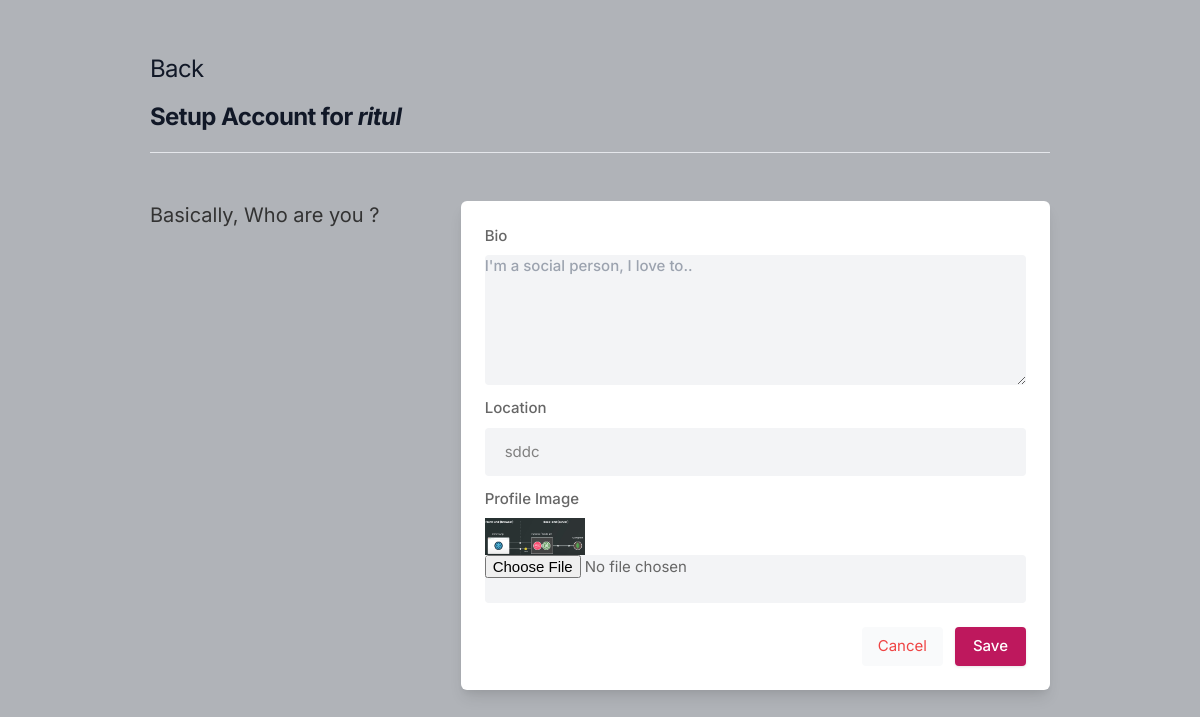
Screenshot of /settings (signed in) with the database file from the repository.
### core/models.py (models this page shows, shortened)
class Profile(models.Model):
    user = models.ForeignKey(User, on_delete=models.CASCADE)
    id_user = models.IntegerField()
    bio = models.TextField(blank=True)
    profileimg = models.ImageField(upload_to='profile_images', default='blank-profile-picture.png')
    location = models.CharField(max_length=100, blank=True)

### core/views.py (the view, shortened to what this page needs)
# urls.py: path('settings', views.settings, name='settings'),
@login_required(login_url='signin')
def settings(request):
    user_profile = Profile.objects.get(user=request.user)
    return render(request, 'setting.html', {'user_profile': user_profile})

### templates/setting.html (shortened to what this page needs)
{% load static %}
<!DOCTYPE html>
<html lang="en">
<head>
    <link rel="stylesheet" href="{% static 'assets/css/icons.css' %}">
    <link rel="stylesheet" href="{% static 'assets/css/uikit.css' %}">
    <link rel="stylesheet" href="{% static 'assets/css/style.css' %}">
    <link rel="stylesheet" href="{% static 'assets/css/tailwind.css' %}">
</head>
<body>
            <div class="container m-auto">
                <h1 class="text-2xl leading-none text-gray-900 tracking-tight mt-3"><a href="/">Back </a><br> <br>  <b>Setup Account for <i>{{user.username}}</i></b> </h1>
                <br>
                <hr>
                <div class="grid lg:grid-cols-3 mt-12 gap-8">
                    <div>
                        <h3 class="text-xl mb-2">Basically, Who are you ? </h3>
                    </div>
                    <div class="bg-white rounded-md lg:shadow-lg shadow col-span-2">
                    <form action="" method="POST" enctype="multipart/form-data">
                       <div class="grid grid-cols-2 gap-3 lg:p-6 p-4">
                            <div class="col-span-2">
                                <label for="about">Bio</label>
                                <textarea id="about" name="bio" rows="3"  placeholder="I'm a social person, I love to.." class="shadow-none bg-gray-100">{{user_profile.bio}}</textarea>
                            </div>
                            <div class="col-span-2">
                                <label for=""> Location</label>
                                <input type="text" name="location"placeholder="Where do you put up?" value="{{user_profile.location}}" class="shadow-none bg-gray-100">
                            </div>
                            <div class="col-span-2">
                                <label for=""> Profile Image</label>
                                <img width="100" height="100" src="{{user_profile.profileimg.url}}" />
                                <input type="file" name="image" value="" class="shadow-none bg-gray-100">
                            </div>
                       </div>
                       <div class="bg-gray-10 p-6 pt-0 flex justify-end space-x-3">
                           <button class="p-2 px-4 rounded bg-gray-50 text-red-500"> <a href="/">Cancel</a> </button>
                           <button type="submit" class="button bg-blue-700"> Save </button>
                       </div>
                    </form>
                    </div>
    </div>
</body>
</html>

### static/assets/css/style.css (style rules this page uses)
body { background-color: #B0B3B8!important; }
button { vertical-align: middle; }
span.button, button.button { background-color: #be185d; top: 0; color: #fff; position: relative; padding: 8px 18px; line-height: 22px; position: relative; font-weight: 500; font-size: 15px; display: inline-block; -webkit-transition: all 0.2s ease-in-out; transition: all 0.2s ease-in-out; cursor: pointer; overflow: hidden; border: none; border-radius: 4px; -webkit-box-shadow: 0 1px 3px rgba(0, 0, 0, 0.1); box-shadow: 0 1px 3px rgba(0, 0, 0, 0.1); }
input { height: 48px; line-height: 48px; padding: 0 20px; outline: none; font-size: 15px; color: #808080; max-width: 100%; width: 100%; -webkit-box-sizing: border-box; box-sizing: border-box; display: block; font-weight: 400; opacity: 1; border-radius: 4px; border: none; -webkit-box-shadow: 0 1px 4px 0px rgba(0, 0, 0, 0.12); box-shadow: 0 1px 4px 0px rgba(0, 0, 0, 0.12); }
input[type="text"], input[type="password"], input[type="email"], input[type="number"] { height: 48px; line-height: 48px; padding: 0 20px; outline: none; font-size: 15px; color: #808080; max-width: 100%; width: 100%; -webkit-box-sizing: border-box; box-sizing: border-box; display: block; font-weight: 400; opacity: 1; border-radius: 4px; border: none; -webkit-box-shadow: 0 1px 4px 0px rgba(0, 0, 0, 0.12); box-shadow: 0 1px 4px 0px rgba(0, 0, 0, 0.12); }
textarea { height: 48px; line-height: 48px; padding: 0 20px; outline: none; font-size: 15px; color: #808080; margin: 0 0 16px 0; max-width: 100%; width: 100%; -webkit-box-sizing: border-box; box-sizing: border-box; display: block; background-color: #fff; font-weight: 500; opacity: 1; border-radius: 4px; border: none; -webkit-box-shadow: 0 1px 4px 0px rgba(0, 0, 0, 0.12); box-shadow: 0 1px 4px 0px rgba(0, 0, 0, 0.12); }
input { -webkit-transition: all 0.1s ease-in-out; transition: all 0.1s ease-in-out; }
::placeholder { color: #808080; opacity: 1; }
textarea { height: auto; line-height: 27px; padding: 20px; min-height: 130px; -webkit-transition: none !important; transition: none !important; min-width: 100%; }
label, legend { display: block; font-weight: bold; font-size: 15px; font-weight: 500; margin-bottom: 8px; }
button { border: none; margin: 0; padding: 0; width: auto; overflow: visible; background: transparent; color: inherit; font: inherit; line-height: normal; cursor: pointer; }
a { color: #be185d; -webkit-transition: 0.3s; transition: 0.3s; outline: none !important; }
button { outline: none !important; }
img { max-width: 100%; }
body { color: #666; font-size: 15px; line-height: 27px; background-color: #f0f2f5; font-family: "Inter", sans-serif; text-transform: none; }
h1, h2, h3, h4, h5, h6 { font-family: "Inter", sans-serif; text-transform: none; }
input[type="text"], input[type="password"], input[type="email"] { font-family: "Inter", sans-serif; text-transform: none; }
textarea, select { font-family: "Inter", sans-serif; text-transform: none; }
button, body .pac-container { font-family: "Inter", sans-serif; text-transform: none; }
h1, h2, h3, h4, h5, h6 { color: #333; font-weight: 500; margin: 0; padding: 0; }
h1 { font-size: 32px; }
h3 { font-size: 22px; }
b, strong { font-weight: 700 !important; }
@media (min-width: 1024px) { .container { max-width: 900px !important; padding-top: 45px; } }
.shadow-none { -webkit-box-shadow: none !important; box-shadow: none !important; }

### rows the page displays
Profile: location "sddc", profileimg (picture)

### other values shown
{{ user.username }} "ritul"
